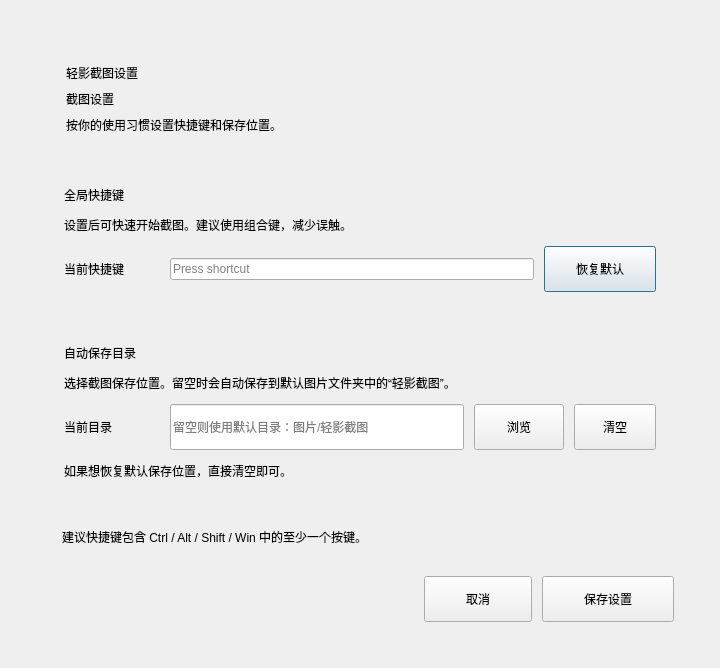
<?xml version="1.0" encoding="UTF-8"?>
<ui version="4.0">
 <class>CaptureSettingsDialog</class>
 <widget class="QDialog" name="CaptureSettingsDialog">
  <property name="geometry">
   <rect>
    <x>0</x>
    <y>0</y>
    <width>720</width>
    <height>458</height>
   </rect>
  </property>
  <property name="windowTitle">
   <string>截图设置</string>
  </property>
  <layout class="QVBoxLayout" name="rootLayout">
   <property name="leftMargin">
    <number>22</number>
   </property>
   <property name="topMargin">
    <number>22</number>
   </property>
   <property name="rightMargin">
    <number>22</number>
   </property>
   <property name="bottomMargin">
    <number>22</number>
   </property>
   <property name="spacing">
    <number>0</number>
   </property>
   <item>
    <widget class="QFrame" name="dialogCard">
     <property name="frameShape">
      <enum>QFrame::NoFrame</enum>
     </property>
     <layout class="QVBoxLayout" name="cardLayout">
      <property name="leftMargin">
       <number>24</number>
      </property>
      <property name="topMargin">
       <number>24</number>
      </property>
      <property name="rightMargin">
       <number>24</number>
      </property>
      <property name="bottomMargin">
       <number>24</number>
      </property>
      <property name="spacing">
       <number>16</number>
      </property>
      <item>
       <widget class="QFrame" name="heroFrame">
        <property name="frameShape">
         <enum>QFrame::NoFrame</enum>
        </property>
        <layout class="QVBoxLayout" name="heroLayout">
         <property name="leftMargin">
          <number>20</number>
         </property>
         <property name="topMargin">
          <number>18</number>
         </property>
         <property name="rightMargin">
          <number>20</number>
         </property>
         <property name="bottomMargin">
          <number>18</number>
         </property>
         <property name="spacing">
          <number>8</number>
         </property>
         <item>
          <widget class="QLabel" name="heroBadgeLabel">
           <property name="text">
            <string>轻影截图设置</string>
           </property>
          </widget>
         </item>
         <item>
          <widget class="QLabel" name="titleLabel">
           <property name="text">
            <string>截图设置</string>
           </property>
          </widget>
         </item>
         <item>
          <widget class="QLabel" name="subTitleLabel">
           <property name="text">
            <string>按你的使用习惯设置快捷键和保存位置。</string>
           </property>
           <property name="wordWrap">
            <bool>true</bool>
           </property>
          </widget>
         </item>
        </layout>
       </widget>
      </item>
      <item>
       <widget class="QFrame" name="hotkeySection">
        <property name="frameShape">
         <enum>QFrame::NoFrame</enum>
        </property>
        <layout class="QVBoxLayout" name="hotkeySectionLayout">
         <property name="leftMargin">
          <number>18</number>
         </property>
         <property name="topMargin">
          <number>18</number>
         </property>
         <property name="rightMargin">
          <number>18</number>
         </property>
         <property name="bottomMargin">
          <number>18</number>
         </property>
         <property name="spacing">
          <number>12</number>
         </property>
         <item>
          <widget class="QLabel" name="hotkeySectionTitle">
           <property name="text">
            <string>全局快捷键</string>
           </property>
          </widget>
         </item>
         <item>
          <widget class="QLabel" name="hotkeySectionDesc">
           <property name="text">
            <string>设置后可快速开始截图。建议使用组合键，减少误触。</string>
           </property>
           <property name="wordWrap">
            <bool>true</bool>
           </property>
          </widget>
         </item>
         <item>
          <layout class="QHBoxLayout" name="hotkeyLayout">
           <property name="spacing">
            <number>10</number>
           </property>
           <item>
            <widget class="QLabel" name="hotkeyLabel">
             <property name="minimumSize">
              <size>
               <width>96</width>
               <height>0</height>
              </size>
             </property>
             <property name="text">
              <string>当前快捷键</string>
             </property>
            </widget>
           </item>
           <item>
            <widget class="QKeySequenceEdit" name="hotkeyEdit">
             <property name="minimumSize">
              <size>
               <width>0</width>
               <height>46</height>
              </size>
             </property>
            </widget>
           </item>
           <item>
            <widget class="QPushButton" name="resetHotkeyButton">
             <property name="minimumSize">
              <size>
               <width>112</width>
               <height>46</height>
              </size>
             </property>
             <property name="text">
              <string>恢复默认</string>
             </property>
            </widget>
           </item>
          </layout>
         </item>
        </layout>
       </widget>
      </item>
      <item>
       <widget class="QFrame" name="directorySection">
        <property name="frameShape">
         <enum>QFrame::NoFrame</enum>
        </property>
        <layout class="QVBoxLayout" name="directorySectionLayout">
         <property name="leftMargin">
          <number>18</number>
         </property>
         <property name="topMargin">
          <number>18</number>
         </property>
         <property name="rightMargin">
          <number>18</number>
         </property>
         <property name="bottomMargin">
          <number>18</number>
         </property>
         <property name="spacing">
          <number>12</number>
         </property>
         <item>
          <widget class="QLabel" name="directorySectionTitle">
           <property name="text">
            <string>自动保存目录</string>
           </property>
          </widget>
         </item>
         <item>
          <widget class="QLabel" name="directorySectionDesc">
           <property name="text">
            <string>选择截图保存位置。留空时会自动保存到默认图片文件夹中的“轻影截图”。</string>
           </property>
           <property name="wordWrap">
            <bool>true</bool>
           </property>
          </widget>
         </item>
         <item>
          <layout class="QHBoxLayout" name="dirLayout">
           <property name="spacing">
            <number>10</number>
           </property>
           <item>
            <widget class="QLabel" name="dirLabel">
             <property name="minimumSize">
              <size>
               <width>96</width>
               <height>0</height>
              </size>
             </property>
             <property name="text">
              <string>当前目录</string>
             </property>
            </widget>
           </item>
           <item>
            <widget class="QLineEdit" name="autoSaveDirEdit">
             <property name="minimumSize">
              <size>
               <width>0</width>
               <height>46</height>
              </size>
             </property>
             <property name="readOnly">
              <bool>true</bool>
             </property>
             <property name="placeholderText">
              <string>留空则使用默认目录：图片/轻影截图</string>
             </property>
            </widget>
           </item>
           <item>
            <widget class="QPushButton" name="browseDirButton">
             <property name="minimumSize">
              <size>
               <width>90</width>
               <height>46</height>
              </size>
             </property>
             <property name="text">
              <string>浏览</string>
             </property>
            </widget>
           </item>
           <item>
            <widget class="QPushButton" name="clearDirButton">
             <property name="minimumSize">
              <size>
               <width>82</width>
               <height>46</height>
              </size>
             </property>
             <property name="text">
              <string>清空</string>
             </property>
            </widget>
           </item>
          </layout>
         </item>
         <item>
          <widget class="QLabel" name="directoryTipLabel">
           <property name="text">
            <string>如果想恢复默认保存位置，直接清空即可。</string>
           </property>
           <property name="wordWrap">
            <bool>true</bool>
           </property>
          </widget>
         </item>
        </layout>
       </widget>
      </item>
      <item>
       <widget class="QFrame" name="hintCard">
        <property name="frameShape">
         <enum>QFrame::NoFrame</enum>
        </property>
        <layout class="QHBoxLayout" name="hintLayout">
         <property name="leftMargin">
          <number>16</number>
         </property>
         <property name="topMargin">
          <number>14</number>
         </property>
         <property name="rightMargin">
          <number>16</number>
         </property>
         <property name="bottomMargin">
          <number>14</number>
         </property>
         <property name="spacing">
          <number>0</number>
         </property>
         <item>
          <widget class="QLabel" name="hintLabel">
           <property name="text">
            <string>建议快捷键包含 Ctrl / Alt / Shift / Win 中的至少一个按键。</string>
           </property>
           <property name="wordWrap">
            <bool>true</bool>
           </property>
          </widget>
         </item>
        </layout>
       </widget>
      </item>
      <item>
       <layout class="QHBoxLayout" name="footerLayout">
        <property name="spacing">
         <number>10</number>
        </property>
        <item>
         <spacer name="footerSpacer">
          <property name="orientation">
           <enum>Qt::Horizontal</enum>
          </property>
          <property name="sizeHint" stdset="0">
           <size>
            <width>40</width>
            <height>20</height>
           </size>
          </property>
         </spacer>
        </item>
        <item>
         <widget class="QPushButton" name="cancelButton">
          <property name="minimumSize">
           <size>
            <width>108</width>
            <height>46</height>
           </size>
          </property>
          <property name="text">
           <string>取消</string>
          </property>
         </widget>
        </item>
        <item>
         <widget class="QPushButton" name="saveButton">
          <property name="minimumSize">
           <size>
            <width>132</width>
            <height>46</height>
           </size>
          </property>
          <property name="text">
           <string>保存设置</string>
          </property>
         </widget>
        </item>
       </layout>
      </item>
     </layout>
    </widget>
   </item>
  </layout>
 </widget>
 <resources/>
 <connections/>
</ui>
